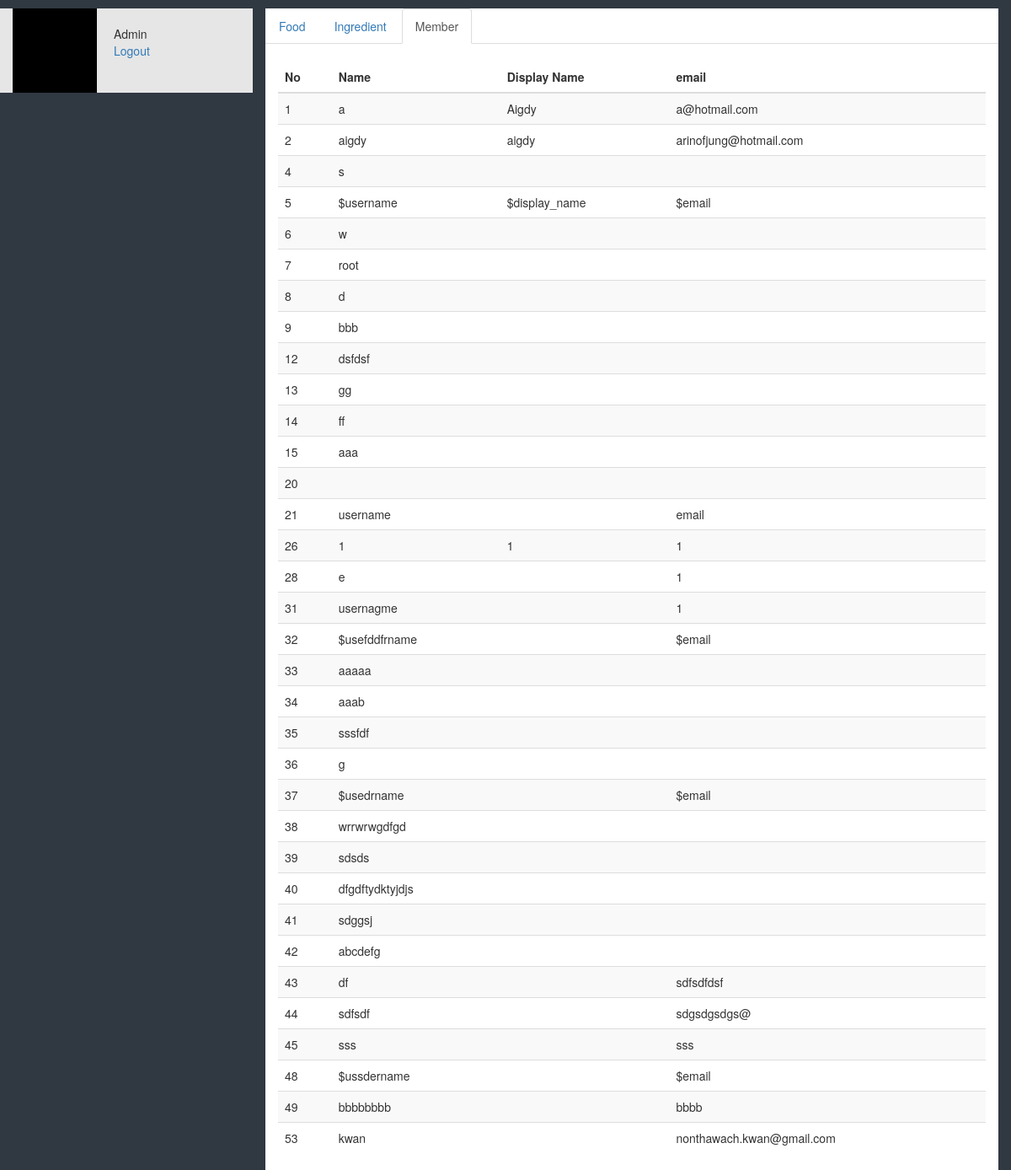
The page /member.php on the database its author committed.
### tables this page shows
CREATE TABLE `account` (
  `user_id` int(8) NOT NULL,
  `username` varchar(35) NOT NULL,
  `password` char(32) NOT NULL,
  `email` varchar(80) NOT NULL,
  `display_name` varchar(140) NOT NULL
);

### WWW/member.php (the view, shortened to what this page needs)
<?php
require "./asset/process/connect.php";
$sql = "SELECT * FROM account";
$sql_query = mysqli_query($connect, $sql);
 ?>
 <!DOCTYPE html>
 <html>
   <head>
     <link rel="stylesheet" href="./bootstrap/css/bootstrap.css">
     <link rel="stylesheet" href="./bootstrap/css/bootstrap-theme.css">
     <link rel="stylesheet" href="./asset/stylesheet/css/style_dashboard.css">
     <link rel="stylesheet" href="http://cdnjs.cloudflare.com/ajax/libs/prettify/r224/prettify.min.css">
   </head>
   <body>
     <div class="container-fluid">
       <div class="row">
         <div class="col-sm-3 set_pos_col2">
             <div class="image_box"></div>
             <div class="box_set_ad">
               <p>Admin</p>
               <p><a href="./asset/process/logout.php">Logout</a></p>
             </div>
         </div>
         <div class="col-sm-9">
           <ul class="nav nav-tabs set_nav">
              <li><a href="dashboard.php">Food</a></li>
              <li><a href="ingredient.php">Ingredient</a></li>
              <li class="active"><a href="#">Member</a></li>
           </ul>
           <div class="col-sm-12 set_bg_sm12_food">
             <div class="col-sm-6">
             </div>
             <div class="col-sm-6">
             </div>
             <table class="table table-striped set_tb">
               <thead style="background-color: #FFFFFF;">
                 <tr>
                   <th>No</th>
                   <th>Name</th>
                   <th>Display Name</th>
                   <th>email</th>
                 </tr>
               </thead>
               <tbody style="background-color: #FFFFFF;">
                 <?php
                 while ($rows = mysqli_fetch_assoc($sql_query))
                 {
                   $id = $rows["user_id"];
                   $usernames = $rows["username"];
                   $dp_user = $rows["display_name"];
                   $email = $rows["email"];
                  ?>
                 <tr>
                   <td><?= $id ?></td>
                   <td><?= $usernames ?></td>
                   <td><?= $dp_user ?></td>
                   <td><?= $email ?></td>
                 </tr>
                 <?php
                }
                  ?>
               </tbody>
             </table>
           </div>
         </div>
       </div>
     </div>
   </body>
 </html>

### WWW/asset/stylesheet/css/style_dashboard.css (style rules this page uses)
body { background-color: #303841; }
.set_pos_col2 { margin-top: 10px; background-color: #e6e6e6; }
.set_pos_col2 .image_box { width: 100px; height: 100px; background-color: #000000; float: left; }
.set_pos_col2 .box_set_ad { width: 60px; height: 80px; padding-left: 20px; padding-top: 20px; float: left; }
.set_pos_col2 .box_set_ad p { padding: 0px; margin: 0px; }
.set_nav { background-color: #ffffff; margin-top: 10px; }
.set_bg_sm12_food { background-color: #ffffff; height: 100%; min-height: 650px; }
.set_tb { margin-top: 20px; float: left; }

### rows shown on the page
account: user_id "1", username "a", display_name "Aigdy", email "a@hotmail.com"
account: user_id "2", username "aigdy", display_name "aigdy", email "arinofjung@hotmail.com"
account: user_id "4", username "s"
account: user_id "5", username "$username", display_name "$display_name", email "$email"
account: user_id "6", username "w"
account: user_id "7", username "root"
account: user_id "8", username "d"
account: user_id "9", username "bbb"
account: user_id "12", username "dsfdsf"
account: user_id "13", username "gg"
account: user_id "14", username "ff"
account: user_id "15", username "aaa"
account: user_id "20"
account: user_id "21", username "username", email "email"
account: user_id "26", username "1", display_name "1", email "1"
account: user_id "28", username "e", email "1"
account: user_id "31", username "usernagme", email "1"
account: user_id "32", username "$usefddfrname", email "$email"
account: user_id "33", username "aaaaa"
account: user_id "34", username "aaab"
account: user_id "35", username "sssfdf"
account: user_id "36", username "g"
account: user_id "37", username "$usedrname", email "$email"
account: user_id "38", username "wrrwrwgdfgd"
account: user_id "39", username "sdsds"
account: user_id "40", username "dfgdftydktyjdjs"
account: user_id "41", username "sdggsj"
account: user_id "42", username "abcdefg"
account: user_id "43", username "df", email "sdfsdfdsf"
account: user_id "44", username "sdfsdf", email "sdgsdgsdgs@"
account: user_id "45", username "sss", email "sss"
account: user_id "48", username "$ussdername", email "$email"
account: user_id "49", username "bbbbbbbb", email "bbbb"
account: user_id "53", username "kwan", email "nonthawach.kwan@gmail.com"
